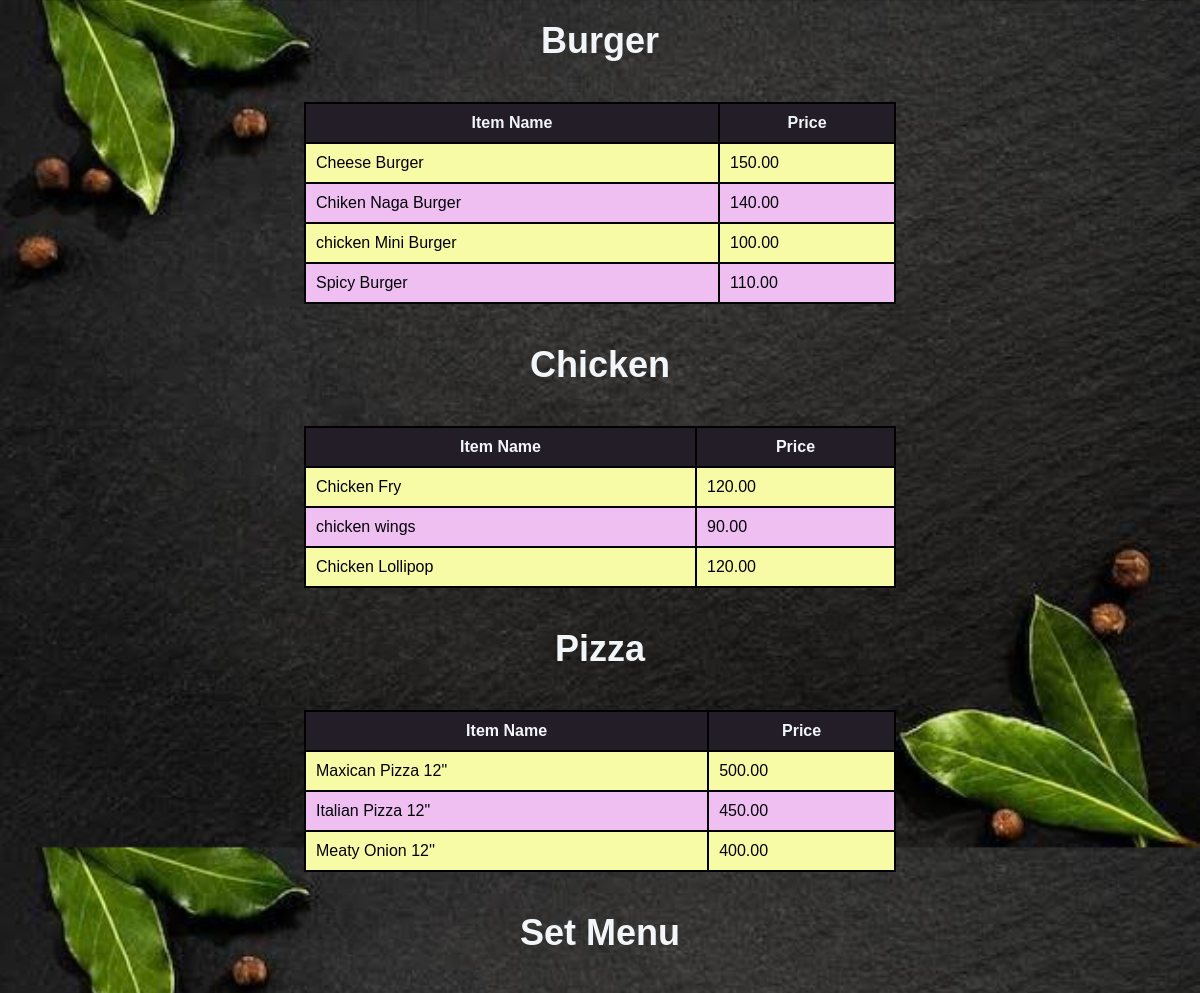
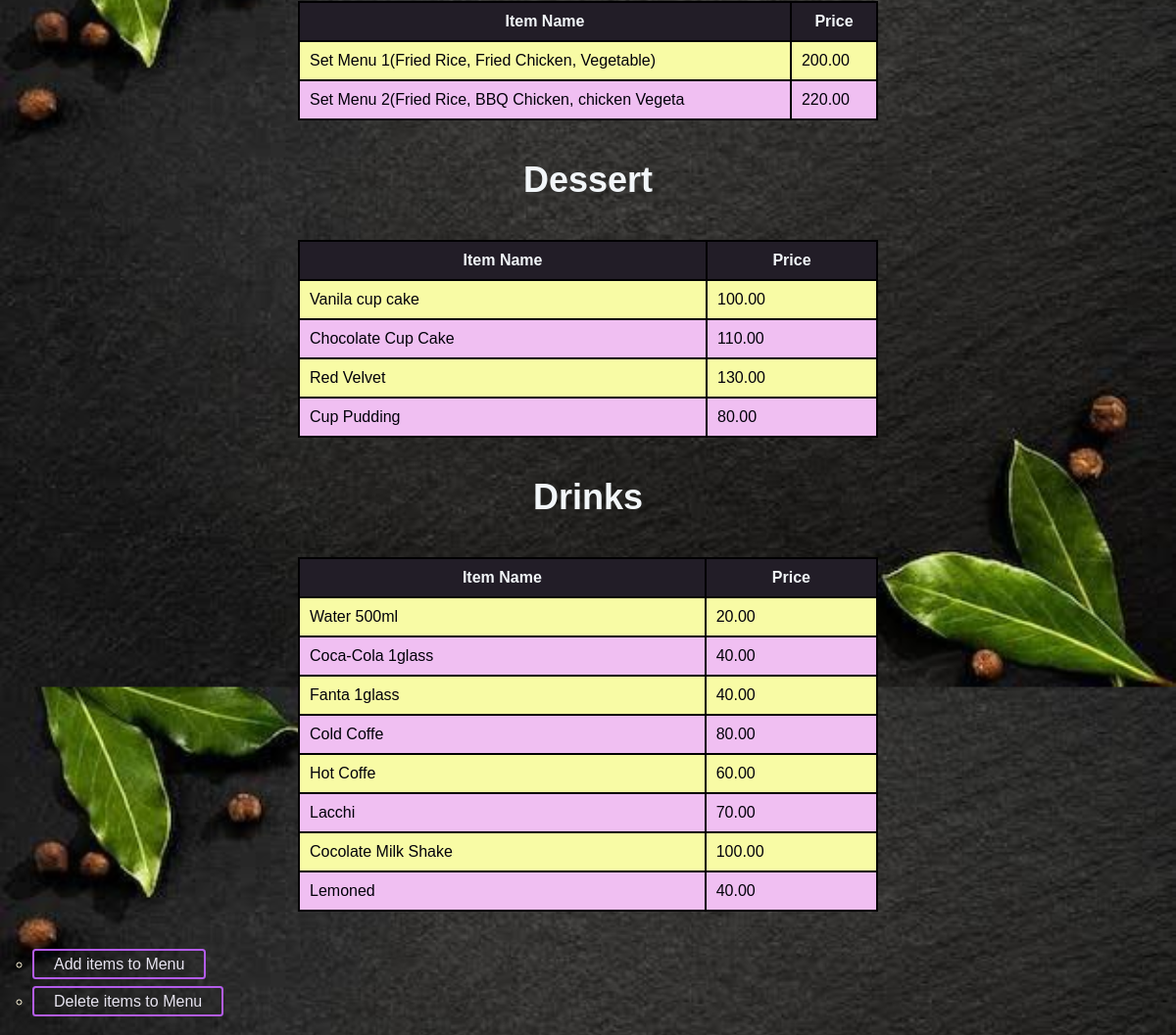
Page /menu.php on the committed database (2 pictures, top to bottom).
### tables this page shows
CREATE TABLE `menu` (
  `id` int(11) NOT NULL,
  `item_name` varchar(50) NOT NULL,
  `price` decimal(10,2) NOT NULL,
  `category` varchar(50) NOT NULL
);

### menu.php (the view, shortened to what this page needs)
<!DOCTYPE html>
<html>
<head>
    <link rel="stylesheet" type="text/css" href="./css/menu_style.css">
</head>
<body>
    <?php
        require_once('db_connection.php');
        $sql = "SELECT item_name, price, category FROM menu";
        $result = mysqli_query($conn, $sql);
        if (mysqli_num_rows($result) > 0) {
            $categories = array();
            while ($row = mysqli_fetch_assoc($result)) {
                $category = $row['category'];
                if (!isset($categories[$category])) {
                    $categories[$category] = array();
                }
                array_push($categories[$category], $row);
            }
            foreach ($categories as $category => $menu_items) {
                echo "<h1>$category</h1>";
                echo "<table>";
                echo "<tr><th>Item Name</th><th>Price</th></tr>";
                foreach ($menu_items as $menu_item) {
                    echo "<tr><td>" . $menu_item["item_name"] . "</td><td>" . $menu_item["price"] . "</td></tr>";
                }
                echo "</table>";
            }
        } else {
            echo "No menu items found.";
        }
    ?>
    <ul>
        <li><a href="add_menu.php">Add items to Menu</a></li>
        <li><a href="Delete_menu.php">Delete items to Menu</a></li>
    </ul>
</body>
</html>

### css/menu_style.css (style rules this page uses)
body { font-family: Arial, sans-serif; color:rgb(2, 1, 10); margin: 5; padding: 5; height: 100vh; background-image: url('../img/pic19.jpg '); background-size: cover; background-repeat: repeat }
h1 { font-size: 36px; text-align: center; margin-top: 20px; color: rgb(242, 246, 249); }
table { margin: 40px auto; border-collapse: collapse; width: 50%; }
table, th, td { border: 2px solid rgb(1, 0, 2); }
th, td { padding: 10px; text-align: lef }
th { background-color: #0d0d12e7; color: rgb(242, 246, 249); }
tr:nth-child(even) { background-color: #f8fba5; }
tr:nth-child(odd) { background-color: #f0bff2; }
ul { list-style: circle; padding: 5px; margin-bottom: 50px; }
li { margin-left: 20px; margin-bottom: 20px; color:cornsilk }
a { text-decoration: none; font-size: 1rem; color: #e7e4f0; padding: 5px 20px; border: 2px solid #b35cea; border-radius: 3.5px; transition: all 0.2s ease; }

### rows in the picture
menu: item_name "Cheese Burger", price "150.00"
menu: item_name "Chiken Naga Burger", price "140.00"
menu: item_name "chicken Mini Burger", price "100.00"
menu: item_name "Spicy Burger", price "110.00"
menu: item_name "Chicken Fry", price "120.00"
menu: item_name "chicken wings", price "90.00"
menu: item_name "Chicken Lollipop", price "120.00"
menu: item_name "Maxican Pizza 12\"", price "500.00"
menu: item_name "Italian Pizza 12\"", price "450.00"
menu: item_name "Meaty Onion 12''", price "400.00"
menu: item_name "Set Menu 1(Fried Rice, Fried Chicken, Vegetable)", price "200.00"
menu: item_name "Set Menu 2(Fried Rice, BBQ Chicken, chicken Vegeta", price "220.00"
menu: item_name "Vanila cup cake", price "100.00"
menu: item_name "Chocolate Cup Cake", price "110.00"
menu: item_name "Red Velvet", price "130.00"
menu: item_name "Cup Pudding", price "80.00"
menu: category "Drinks", item_name "Lemoned", price "40.00"
menu: item_name "Water 500ml", price "20.00"
menu: item_name "Coca-Cola 1glass", price "40.00"
menu: item_name "Fanta 1glass", price "40.00"
menu: item_name "Cold Coffe", price "80.00"
menu: item_name "Hot Coffe", price "60.00"
menu: item_name "Lacchi", price "70.00"
menu: item_name "Cocolate Milk Shake", price "100.00"

### other values in the picture
$category "Burger"
$category "Chicken"
$category "Pizza"
$category "Set Menu"
$category "Dessert"
